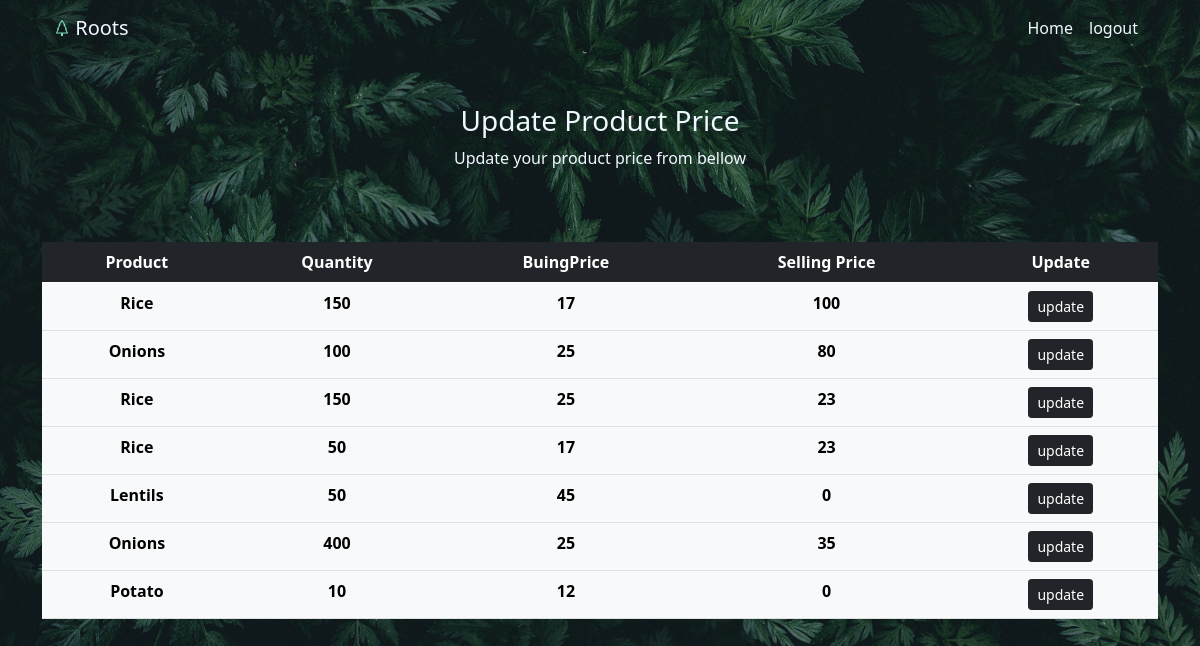
/d_inventory.php?did=2, run on the app's committed database.
### tables this page shows
CREATE TABLE `distributor` (
  `d_sl` int(11) NOT NULL,
  `id` int(10) NOT NULL,
  `product_name` varchar(25) NOT NULL,
  `quantity` int(10) DEFAULT NULL,
  `sold` int(11) NOT NULL,
  `unsold` int(11) NOT NULL,
  `buing_price` int(10) NOT NULL,
  `selling_price` int(10) NOT NULL DEFAULT 0
);

### d_inventory.php (the view, shortened to what this page needs)
<?php
    $dID = $_GET['did'];
?>
<!DOCTYPE html>
<html lang="en">
<head>
    <link href="https://cdn.jsdelivr.net/npm/bootstrap@5.0.2/dist/css/bootstrap.min.css" rel="stylesheet"
>
</head>
<body class="header">
  <div class="container">
  <nav class="navbar navbar-expand-lg navbar-light " >
        <div class="container-fluid">
        <a class="navbar-brand" href="distributorHome.php"style="color:aliceblue ;">&nbsp;Roots</a>
        <div class="collapse navbar-collapse" id="navbarNav">
            <ul class="navbar-nav ms-auto mb-2 mb-lg-0">
            <li class="nav-item">
                <a class="nav-link active" style="color:aliceblue ;" aria-current="page" href="distributorHome.php">Home</a>
            </li>
            <li class="nav-item">
                <a class="nav-link test-center" style="color:aliceblue ;" href="logout.php" style="color: red">logout</a>
                </li>
            </ul>
        </div>
        </div>
    </nav>
  </div>
    <div class="container text-center my-5" style="color:aliceblue ;">
      <h3  >Update Product Price</h3>
      <p class="text">Update your product price from bellow</p>
    </div>
  <div class="container mt-4">
    <table class="table table-light table-hover text-center">
      <thead class="table-dark">
        <tr>
          <th scope="col">Product</th>
          <th scope="col">Quantity</th>
          <th scope="col">BuingPrice</th>
          <th scope="col">Selling Price</th>
          <th scope="col">Update</th>
        </tr>
      </thead>
      <tbody>
        <?php
        include ('components/dbConnect.php');
        $sql3 = "SELECT * FROM `distributor` WHERE id =$dID;";
        $result3 = mysqli_query($conn, $sql3);
        while ($row = mysqli_fetch_assoc($result3)) { ?>
          <tr>
            <th><?php echo $row['product_name']?></th>
            <th><?php echo $row['quantity']?></th>
            <th><?php echo $row['buing_price']?></th>
            <th><?php echo $row['selling_price']?></th>
            <th>
              <a class="btn btn-dark btn-sm" href="d_invUpdate.php?dsl= <?php echo $row['d_sl'] ?> & did=<?php echo $dID ?>" target="_blank"> update</a>
            </th>
          </tr>
        <?php
        }
        ?>
      </tbody>
    </table>
  </div>
</body>
</html>

### d_inventory.php (style rules this page uses)
.header { background-image: linear-gradient(rgba(0, 0, 0, 0.3), rgba(0, 0, 0, 0.3)), url("img/Enven.jpg"); background-position: center; background-size: cover; width: 100%; height: 100vh; position: relative; }
:root { --main-color:#7ddbb6; }

### data on the page
distributor: product_name "Rice", quantity "150", buing_price "17", selling_price "100"
distributor: product_name "Onions", quantity "100", buing_price "25", selling_price "80"
distributor: product_name "Rice", quantity "150", buing_price "25", selling_price "23"
distributor: product_name "Rice", quantity "50", buing_price "17", selling_price "23"
distributor: product_name "Lentils", quantity "50", buing_price "45", selling_price "0"
distributor: product_name "Onions", quantity "400", buing_price "25", selling_price "35"
distributor: product_name "Potato", quantity "10", buing_price "12", selling_price "0"
